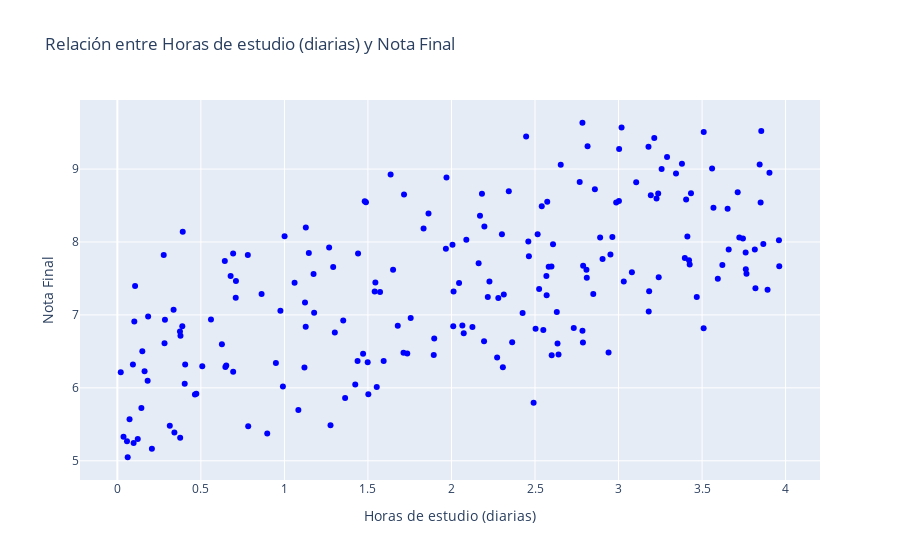

The notebook cell saved with this chart:
### Code cell
import IPython.display as ipd
ipd.display(fig_scatter)

### Figure 1 — Plotly figure (JSON) as saved in the notebook; plotly's stock layout.template omitted (floating-point values rounded to 4 significant figures; data arrays with more than 128 entries replaced by an {"elided": "..."} marker saying what was removed)
{"data": [{"hovertemplate": "Horas de estudio (diarias)=%{x}<br>Nota Final=%{y}<extra></extra>", "legendgroup": "", "marker": {"color": "blue", "symbol": "circle"}, "mode": "markers", "name": "", "orientation": "v", "showlegend": false, "type": "scatter", "x": {"elided": "200 float values"}, "xaxis": "x", "y": {"elided": "200 float values"}, "yaxis": "y"}], "layout": {"legend": {"tracegroupgap": 0}, "title": {"text": "Relación entre Horas de estudio (diarias) y Nota Final"}, "xaxis": {"anchor": "y", "domain": [0, 1], "title": {"text": "Horas de estudio (diarias)"}}, "yaxis": {"anchor": "x", "domain": [0, 1], "title": {"text": "Nota Final"}}}}
